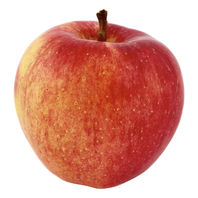
#> input picture pdi/apple.jpg, 198 x 198 px
$ jupyter execute preprocess_mock.ipynb   (older library calls are emulated)
#> lines starting #> are read from the running program, lines starting #| are printed output that depends on the picture; after the words box and inside, x2 and y2 are one past the last pixel; in counts of white or black regions, pixels touching at a corner belong together; long printed decimals are rounded
### pdi/libs/preprocessing.py
import cv2
import numpy as np

def converter_para_cinza(imagem):
    return cv2.cvtColor(imagem, cv2.COLOR_BGR2GRAY)

def aplicar_filtro_gaussiano(imagem, tamanho_kernel=(5, 5)):
    return cv2.GaussianBlur(imagem, tamanho_kernel, 0)

def detectar_bordas_canny(imagem, limiar_baixo=100, limiar_alto=200):
    return cv2.Canny(imagem, limiar_baixo, limiar_alto)

### pdi/libs/segmentation.py
import cv2
import numpy as np

def segmentar_objeto_com_flood_fill(imagem):
    _, mascara = cv2.threshold(imagem, 0, 255, cv2.THRESH_BINARY_INV + cv2.THRESH_OTSU)

    h, w = mascara.shape
    ff = mascara.copy()
    ff_mask = np.zeros((h + 2, w + 2), np.uint8)

    for seed in [(0, 0), (w - 1, 0), (0, h - 1), (w - 1, h - 1)]:
        cv2.floodFill(ff, ff_mask, seedPoint=seed, newVal=0)

    kernel = np.ones((3, 3), np.uint8)
    ff = cv2.morphologyEx(ff, cv2.MORPH_OPEN, kernel, iterations=1)
    ff = cv2.morphologyEx(ff, cv2.MORPH_CLOSE, kernel, iterations=1)

    return ff

def filtrar_contornos_borda(contornos, largura_imagem, altura_imagem, margem=1):
    def toca_borda(x, y, w, h, W, H, m=1):
        return x <= m or y <= m or (x + w) >= (W - m) or (y + h) >= (H - m)

    contornos_filtrados = []
    for contorno in contornos:
        x, y, w, h = cv2.boundingRect(contorno)
        if not toca_borda(x, y, w, h, largura_imagem, altura_imagem, margem):
            contornos_filtrados.append(contorno)

    return contornos_filtrados

def encontrar_contornos(mascara_binaria):
    contornos, _ = cv2.findContours(mascara_binaria.copy(), cv2.RETR_EXTERNAL, cv2.CHAIN_APPROX_SIMPLE)
    return contornos

def desenhar_contornos(imagem, contornos, cor=(0, 255, 0), espessura=2):
    imagem_contornos = imagem.copy()
    cv2.drawContours(imagem_contornos, contornos, -1, cor, espessura)
    return imagem_contornos

### pdi/libs/features.py
import cv2
import numpy as np
from skimage.feature import local_binary_pattern, hog, graycomatrix, graycoprops

def extrair_caracteristicas_forma(contornos):
    caracteristicas = []
    for contorno in contornos:
        area = cv2.contourArea(contorno)
        perimetro = cv2.arcLength(contorno, True)
        x, y, w, h = cv2.boundingRect(contorno)
        circularidade = 4 * np.pi * area / (perimetro ** 2) if perimetro > 0 else 0.0

        caracteristicas.append({
            "area": float(area),
            "perimetro": float(perimetro),
            "bounding_box": (int(x), int(y), int(w), int(h)),
            "circularidade": float(circularidade),
        })
    return caracteristicas

def extrair_lbp(imagem, P=8, R=1):
    lbp = local_binary_pattern(imagem, P=P, R=R, method="uniform")
    lbp_norm = (lbp - lbp.min()) / (lbp.max() - lbp.min() + 1e-9)
    lbp_img = (lbp_norm * 255).astype("uint8")

    lbp_bins = np.arange(0, lbp.max() + 2)
    lbp_hist, _ = np.histogram(lbp.ravel(), bins=lbp_bins, density=True)

    return lbp_img, lbp_hist

def extrair_glcm(imagem, distancias=[1, 2, 3], angulos=[0, np.pi/4, np.pi/2, 3*np.pi/4]):
    glcm = graycomatrix(imagem, distances=distancias, angles=angulos, levels=256, symmetric=True, normed=True)

    caracteristicas = {}
    propriedades = ["contrast", "dissimilarity", "homogeneity", "ASM", "energy", "correlation"]

    for prop in propriedades:
        caracteristicas[prop] = float(graycoprops(glcm, prop).mean())

    return caracteristicas

def extrair_hog(imagem, orientacoes=9, pixels_por_celula=(16, 16), celulas_por_bloco=(2, 2)):
    hog_vector, hog_vis = hog(
        imagem,
        orientations=orientacoes,
        pixels_per_cell=pixels_por_celula,
        cells_per_block=celulas_por_bloco,
        visualize=True,
        block_norm="L2-Hys",
        feature_vector=True,
    )

    hog_vis_norm = (hog_vis - hog_vis.min()) / (hog_vis.max() - hog_vis.min() + 1e-9)
    hog_img = (hog_vis_norm * 255).astype("uint8")

    return hog_vector, hog_img

### pdi/libs/visualization.py
import matplotlib.pyplot as plt
import cv2
import numpy as np

def plotar_resultados_segmentacao(resultados):
    fig, axes = plt.subplots(2, 3, figsize=(15, 10))

    axes[0, 0].imshow(cv2.cvtColor(resultados['imagem_original'], cv2.COLOR_BGR2RGB))
    axes[0, 0].set_title("Original", fontsize=14, fontweight='bold')
    axes[0, 0].axis("off")

    axes[0, 1].imshow(resultados['cinza'], cmap="gray")
    axes[0, 1].set_title("Escala de Cinza", fontsize=14, fontweight='bold')
    axes[0, 1].axis("off")

    axes[0, 2].imshow(resultados['gaussiano'], cmap="gray")
    axes[0, 2].set_title("Filtro Gaussiano", fontsize=14, fontweight='bold')
    axes[0, 2].axis("off")

    axes[1, 0].imshow(resultados['mascara_limpa'], cmap="gray")
    axes[1, 0].set_title("Máscara Limpa (Flood Fill)", fontsize=14, fontweight='bold')
    axes[1, 0].axis("off")

    axes[1, 1].imshow(resultados['bordas'], cmap="gray")
    axes[1, 1].set_title("Bordas Canny", fontsize=14, fontweight='bold')
    axes[1, 1].axis("off")

    axes[1, 2].imshow(cv2.cvtColor(resultados['imagem_contornos'], cv2.COLOR_BGR2RGB))
    axes[1, 2].set_title("Contornos Filtrados", fontsize=14, fontweight='bold')
    axes[1, 2].axis("off")

    plt.suptitle("Pipeline Melhorado com Flood Fill", fontsize=16, fontweight='bold', y=0.98)
    plt.tight_layout()
    plt.show()

def plotar_caracteristicas(resultados):
    fig, axes = plt.subplots(1, 3, figsize=(15, 5))

    axes[0].imshow(cv2.cvtColor(resultados['imagem_contornos'], cv2.COLOR_BGR2RGB))
    axes[0].set_title("Contornos Filtrados", fontsize=14, fontweight='bold')
    axes[0].axis("off")

    axes[1].imshow(resultados['lbp_imagem'], cmap="gray")
    axes[1].set_title("LBP (Local Binary Pattern)", fontsize=14, fontweight='bold')
    axes[1].axis("off")

    axes[2].imshow(resultados['hog_imagem'], cmap="inferno")
    axes[2].set_title("HOG (Histogram of Oriented Gradients)", fontsize=14, fontweight='bold')
    axes[2].axis("off")

    plt.suptitle("Características Extraídas - Pipeline Melhorado", fontsize=16, fontweight='bold', y=0.98)
    plt.tight_layout()
    plt.show()

def plotar_histograma_lbp(resultados):
    plt.figure(figsize=(10, 6))
    plt.bar(range(len(resultados['lbp_histograma'])), resultados['lbp_histograma'])
    plt.title("Histograma LBP (Local Binary Pattern) - Pipeline Melhorado", fontsize=14, fontweight='bold')
    plt.xlabel("Bins do Histograma")
    plt.ylabel("Frequência Normalizada")
    plt.grid(True, alpha=0.3)
    plt.tight_layout()
    plt.show()

### pdi/preprocess_mock.ipynb
# NOTEBOOK PARA TESTES

[cell 1]
import cv2
import numpy as np
import matplotlib.pyplot as plt
from skimage.feature import local_binary_pattern, hog, graycomatrix, graycoprops
from libs.preprocessing import converter_para_cinza, aplicar_filtro_gaussiano, detectar_bordas_canny
from libs.segmentation import segmentar_objeto_com_flood_fill, filtrar_contornos_borda, encontrar_contornos, desenhar_contornos
from libs.features import extrair_caracteristicas_forma, extrair_lbp, extrair_glcm, extrair_hog
from libs.visualization import plotar_resultados_segmentacao, plotar_caracteristicas, plotar_histograma_lbp

[cell 2]
def processar_imagem(caminho_imagem, pasta_saida="processed"):
    """
    Pipeline melhorado com segmentação por flood fill para reconhecimento de produtos.

    Características principais:
    - Segmentação precisa com Flood Fill
    - Filtro de contornos que tocam bordas
    - Extração avançada de características (LBP, GLCM, HOG)
    - Limpeza morfológica para remover ruído
    """
#> called with caminho_imagem = 'apple.jpg', pasta_saida = 'processed'

    # Carregar imagem
    imagem_original = cv2.imread(caminho_imagem)
#> imagem_original is the input picture: shape (198, 198, 3); mean B, G, R 145.4, 158.9, 220.5
    if imagem_original is None:
        raise ValueError(f"Falha ao ler a imagem {caminho_imagem} com o OpenCV.")

    # Configuração inicial
    nome_imagem = caminho_imagem.split('.')[0]  # Remove extensão
    import os
    os.makedirs(pasta_saida, exist_ok=True)

    # Salvar imagem original
    cv2.imwrite(f"{pasta_saida}/{nome_imagem}_original.png", imagem_original)

    # 1. Pré-processamento
    cinza = converter_para_cinza(imagem_original)
#> in converter_para_cinza, `return cv2.cvtColor(imagem, cv2.COLOR_BGR2GRAY)`:
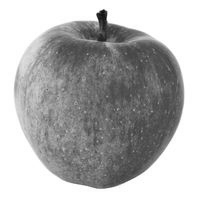
#> returned value: shape (198, 198); min 6, max 255, mean 175.8
    gaussiano = aplicar_filtro_gaussiano(cinza)

    cv2.imwrite(f"{pasta_saida}/{nome_imagem}_cinza.png", cinza)
    cv2.imwrite(f"{pasta_saida}/{nome_imagem}_gaussiano.png", gaussiano)

    # 2. Segmentação melhorada com Flood Fill
    mascara_limpa = segmentar_objeto_com_flood_fill(gaussiano)
#> in segmentar_objeto_com_flood_fill, `_, mascara = cv2.threshold(imagem, 0, 255, cv2.THRESH_BINARY_INV + cv2..`:
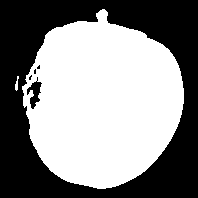
#> mascara: shape (198, 198); 53.6% white; 5 black regions (3 under 20 px), largest, box (x1, y1, x2, y2) and area: (0, 0, 198, 198) 17952, (27, 77, 42, 109) 215
#> in segmentar_objeto_com_flood_fill, `ff = cv2.morphologyEx(ff, cv2.MORPH_OPEN, kernel, iterations=1)`: ff: shape (198, 198); 53.5% white; 4 black regions (2 under 20 px), largest, box (x1, y1, x2, y2) and area: (0, 0, 198, 198) 17984, (27, 77, 42, 109) 219
#> in segmentar_objeto_com_flood_fill, `ff = cv2.morphologyEx(ff, cv2.MORPH_CLOSE, kernel, iterations=1)`:
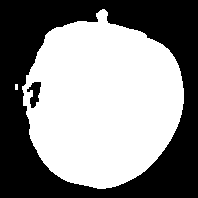
#> ff: shape (198, 198); 53.7% white; 2 black regions, box (x1, y1, x2, y2) and area: (0, 0, 198, 198) 17970, (27, 82, 41, 108) 201
    bordas = detectar_bordas_canny(gaussiano)
#> in detectar_bordas_canny, `return cv2.Canny(imagem, limiar_baixo, limiar_alto)`:
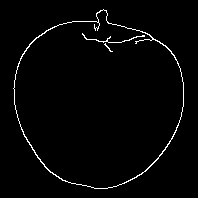
#> returned value: shape (198, 198); 2% white in thin lines or dots, all inside (x1, y1, x2, y2) = (13, 9, 184, 189)

    # 3. Contornos filtrados
    contornos_todos = encontrar_contornos(mascara_limpa)
#> in encontrar_contornos, `contornos, _ = cv2.findContours(mascara_binaria.copy(), cv2.RETR_EXTER..`: contornos = 2 contours, 1 with area under 20; largest, box (x1, y1, x2, y2) and area: (22, 9, 184, 189) 20964
#> contornos_todos has the same summary as contornos in encontrar_contornos
    contornos_filtrados = filtrar_contornos_borda(contornos_todos, gaussiano.shape[1], gaussiano.shape[0])
#> the loop in filtrar_contornos_borda, `for contorno in contornos:` made 2 passes
#> (contorno, x, y, w, h) on pass 1: ([[15, 84], [15, 89], [17, 89], [17, 84]], 15, 84, 3, 6)
#> (x, y, w, h) on pass 2: (22, 9, 162, 180)
#> after the loop in filtrar_contornos_borda, `for contorno in contornos:`: contornos_filtrados has the same summary as contornos in encontrar_contornos
#> contornos_filtrados has the same summary as contornos in encontrar_contornos
    imagem_contornos = desenhar_contornos(imagem_original, contornos_filtrados)
#> in desenhar_contornos, `cv2.drawContours(imagem_contornos, contornos, -1, cor, espessura)`:
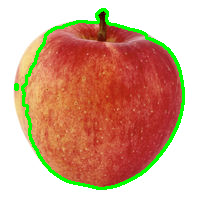
#> imagem_contornos: shape (198, 198, 3); 4.9% of pixels changed, all inside (x1, y1, x2, y2) = (14, 8, 185, 190)

    # Salvar resultados de segmentação
    cv2.imwrite(f"{pasta_saida}/{nome_imagem}_mascara_limpa.png", mascara_limpa)
    cv2.imwrite(f"{pasta_saida}/{nome_imagem}_bordas.png", bordas)
    cv2.imwrite(f"{pasta_saida}/{nome_imagem}_contornos.png", imagem_contornos)

    # 4. Extração de características avançadas
    caracteristicas_forma = extrair_caracteristicas_forma(contornos_filtrados)
#> the loop in extrair_caracteristicas_forma, `for contorno in contornos:` made 2 passes
#> (area, perimetro, x, y, w, h, circularidade) on pass 2: (20964, 581.5, 22, 9, 162, 180, 0.779)
#> after the loop in extrair_caracteristicas_forma, `for contorno in contornos:`: caracteristicas = 2 items
#> caracteristicas_forma = 2 items
    lbp_img, lbp_hist = extrair_lbp(cinza)
#> in extrair_lbp, `lbp = local_binary_pattern(imagem, P=P, R=R, method="uniform")`:
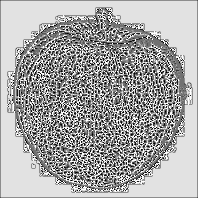
#> lbp: shape (198, 198) float64; min 0, max 9, mean 5.9; drawn with min black and max white
#> in extrair_lbp, `lbp_hist, _ = np.histogram(lbp.ravel(), bins=lbp_bins, density=True)`: lbp_hist = [0.0366, 0.0546, 0.0434, 0.0718, 0.102, 0.108, 0.0519, 0.0628, 0.375, 0.0935]
    glcm_caracteristicas = extrair_glcm(cinza)
#> after the loop in extrair_glcm, `for prop in propriedades:`: caracteristicas = {'contrast': 279.2, 'dissimilarity': 7.87, 'homogeneity': 0.425, 'ASM': 0.116, 'energy': 0.34, 'correlation': 0.973}
#> glcm_caracteristicas has the same summary as caracteristicas in extrair_glcm
    hog_vector, hog_img = extrair_hog(cinza)
#> in extrair_hog, `hog_vector, hog_vis = hog( imagem, orientations=orientacoes, pixels_pe..`:
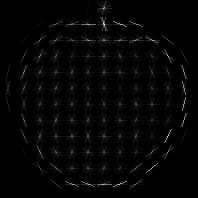
#> hog_vis: shape (198, 198) float64; min 0, max 32.83, mean 0.7; drawn with min black and max white
#> in extrair_hog, `hog_vector, hog_vis = hog( imagem, orientations=orientacoes, pixels_pe..`: hog_vector = 4356 values, max 1 at index 3969, min 0 at index 0, mean 0.129

    # Salvar características visuais
    cv2.imwrite(f"{pasta_saida}/{nome_imagem}_lbp.png", lbp_img)
    cv2.imwrite(f"{pasta_saida}/{nome_imagem}_hog.png", hog_img)

    # Retornar resultados completos
    return {
        "imagem_original": imagem_original,
        "cinza": cinza,
        "gaussiano": gaussiano,
        "mascara_limpa": mascara_limpa,
        "bordas": bordas,
        "contornos_todos": contornos_todos,
        "contornos_filtrados": contornos_filtrados,
        "imagem_contornos": imagem_contornos,
        "caracteristicas_forma": caracteristicas_forma,
        "lbp_imagem": lbp_img,
        "lbp_histograma": lbp_hist,
        "glcm_caracteristicas": glcm_caracteristicas,
        "hog_vector": hog_vector,
        "hog_imagem": hog_img
    }

[cell 3]
# =============================================================================
# EXECUÇÃO DO PIPELINE
# =============================================================================

# Processar a imagem usando o pipeline melhorado com Flood Fill
resultados = processar_imagem("apple.jpg", "processed")
#> resultados = 14 items

# Exibir resultados
print("=" * 70)
print("RESULTADOS DO PIPELINE MELHORADO COM FLOOD FILL")
print("=" * 70)

print(f"\n📁 Informações da Imagem:")
print(f"   Dimensões: {resultados['imagem_original'].shape}")
#|    Dimensões: (198, 198, 3)

print(f"\n🔍 Análise de Contornos Melhorada:")
print(f"   Contornos antes do filtro: {len(resultados['contornos_todos'])}")
#|    Contornos antes do filtro: 2
print(f"   Contornos após filtro: {len(resultados['contornos_filtrados'])}")
#|    Contornos após filtro: 2

caracteristicas_forma = resultados['caracteristicas_forma']
#> caracteristicas_forma = 2 items
if caracteristicas_forma:
    maior = max(caracteristicas_forma, key=lambda feat: feat["area"])
#> maior = {'area': 20964, 'perimetro': 581.5, 'bounding_box': (22, 9, 162, 180), 'circularidade': 0.779}
    print(f"   Maior contorno detectado:")
    print(f"     - Área: {maior['area']:.2f}")
#|      - Área: 20964.00
    print(f"     - Perímetro: {maior['perimetro']:.2f}")
#|      - Perímetro: 581.53
    print(f"     - Circularidade: {maior['circularidade']:.3f}")
#|      - Circularidade: 0.779
    print(f"     - Bounding box: {maior['bounding_box']}")
#|      - Bounding box: (22, 9, 162, 180)
else:
    print("   Nenhum contorno detectado.")

print(f"\n📊 Características Extraídas:")
print(f"   LBP - Primeiros 10 bins: {resultados['lbp_histograma'][:10]}")
#|    LBP - Primeiros 10 bins: [0.03663 0.05459 0.04336 0.07175 0.102  0.1084
#|  0.05193 0.06277 0.375 0.09351]
print(f"   GLCM - Propriedades:")
for prop, valor in resultados['glcm_caracteristicas'].items():
    print(f"     - {prop}: {valor:.4f}")
#> this loop made 6 passes
#> (prop, valor) on passes 1 to 6: ('contrast', 279.2), ('dissimilarity', 7.87), ('homogeneity', 0.425), ('ASM', 0.116), ('energy', 0.34), ('correlation', 0.973)
#|      - contrast: 279.1990
#|      - dissimilarity: 7.8741
#|      - homogeneity: 0.4250
#|      - ASM: 0.1159
#|      - energy: 0.3403
#|      - correlation: 0.9734
print(f"   HOG - Tamanho do vetor: {resultados['hog_vector'].size}")
#|    HOG - Tamanho do vetor: 4356

print(f"\n✅ Pipeline melhorado executado com sucesso!")
print(f"   Imagens salvas em: processed/")
print(f"   🎯 Segmentação melhorada com Flood Fill ativa!")

[cell 4]
# =============================================================================
# VISUALIZAÇÃO DOS RESULTADOS
# =============================================================================

plotar_resultados_segmentacao(resultados)
#> in plotar_resultados_segmentacao, `plt.show()`:
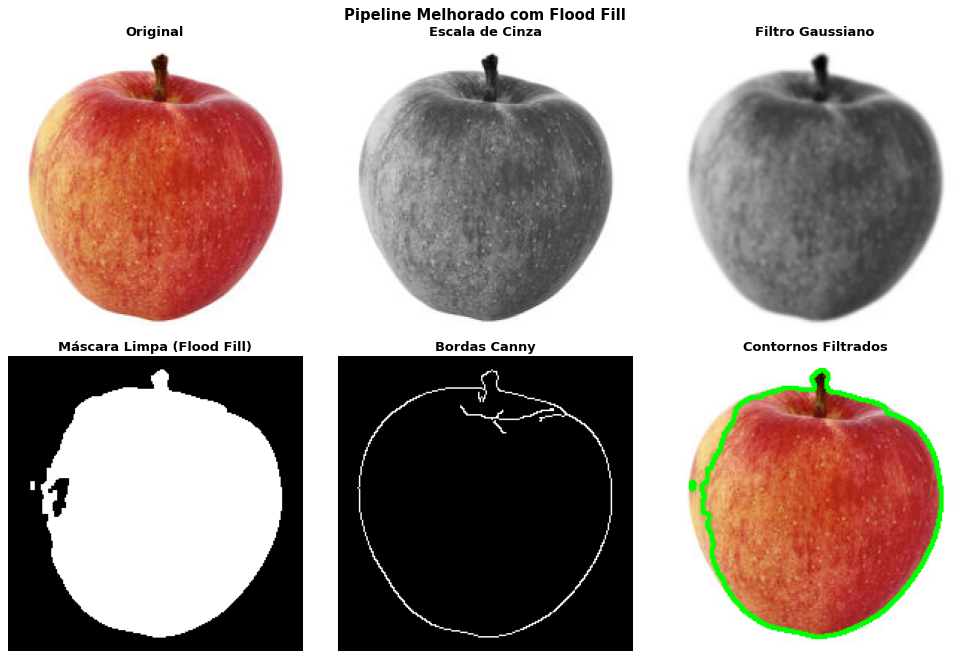
#> figure drawn by matplotlib, 6 panels

[cell 5]
# =============================================================================
# VISUALIZAÇÃO DAS CARACTERÍSTICAS
# =============================================================================

plotar_caracteristicas(resultados)
#> in plotar_caracteristicas, `plt.show()`:
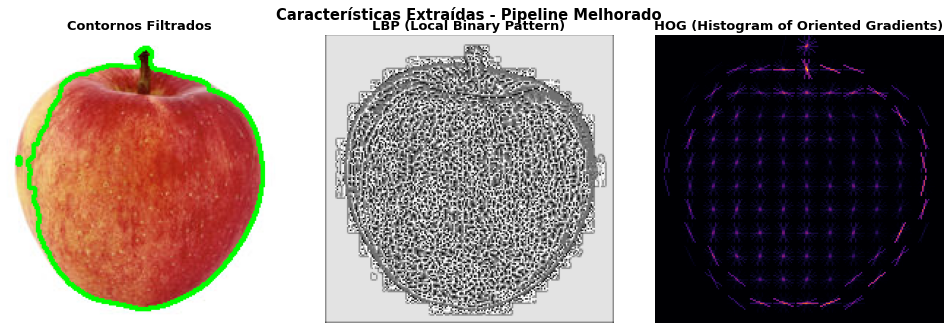
#> figure drawn by matplotlib, 3 panels

[cell 6]
# =============================================================================
# HISTOGRAMA LBP
# =============================================================================

plotar_histograma_lbp(resultados)
#> in plotar_histograma_lbp, `plt.show()`:
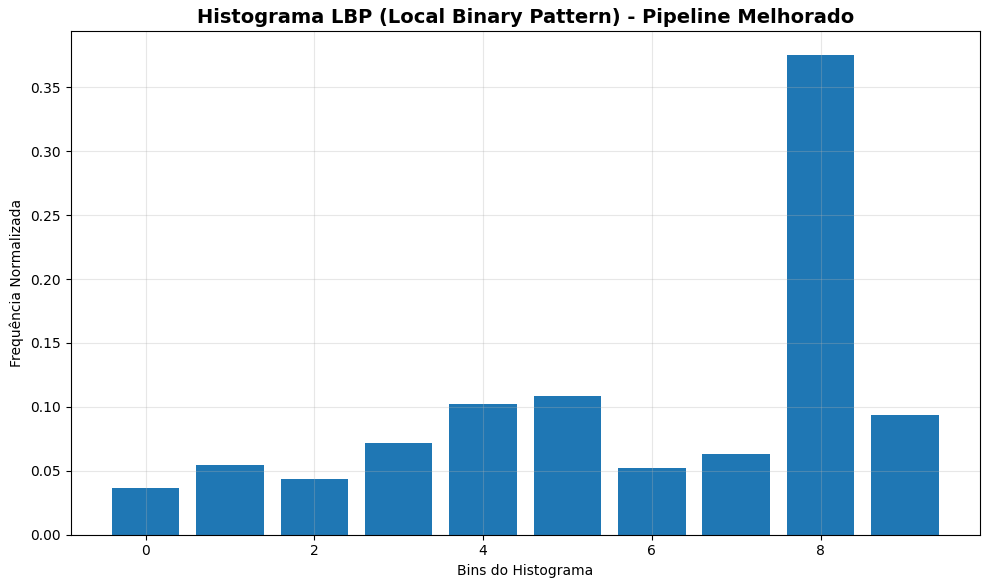
#> figure drawn by matplotlib, 1 panel; tallest bar 0.375 high, from x = 7.6 to 8.4

[cell 7]
# =============================================================================
# RESUMO FINAL
# =============================================================================

print("🎯 PIPELINE MELHORADO COM FLOOD FILL - RESUMO")
print("=" * 50)

print("\n✅ FUNCIONALIDADES IMPLEMENTADAS:")
print("   • Segmentação precisa com Flood Fill")
print("   • Filtro de contornos que tocam bordas")
print("   • Limpeza morfológica para remover ruído")
print("   • Extração de características LBP (textura)")
print("   • Extração de características GLCM (textura)")
print("   • Extração de características HOG (forma)")
print("   • Análise geométrica de contornos")

print("\n🔧 MELHORIAS TÉCNICAS:")
print("   • THRESH_BINARY_INV para objetos escuros em fundo branco")
print("   • Flood Fill automático nos 4 cantos da imagem")
print("   • Operações morfológicas (OPEN + CLOSE)")
print("   • Filtro inteligente de contornos de borda")

print("\n📊 RESULTADOS OBTIDOS:")
print(f"   • Contornos detectados: {len(resultados['contornos_filtrados'])}")
#|    • Contornos detectados: 2
print(f"   • Características LBP: {len(resultados['lbp_histograma'])} bins")
#|    • Características LBP: 10 bins
print(f"   • Características GLCM: {len(resultados['glcm_caracteristicas'])} propriedades")
#|    • Características GLCM: 6 propriedades
print(f"   • Características HOG: {resultados['hog_vector'].size} dimensões")
#|    • Características HOG: 4356 dimensões

print("\n🚀 PRÓXIMOS PASSOS:")
print("   • Integrar com API Flask para uso em produção")
print("   • Implementar classificação de produtos")
print("   • Conectar com frontend React")
print("   • Adicionar base de dados de produtos")
